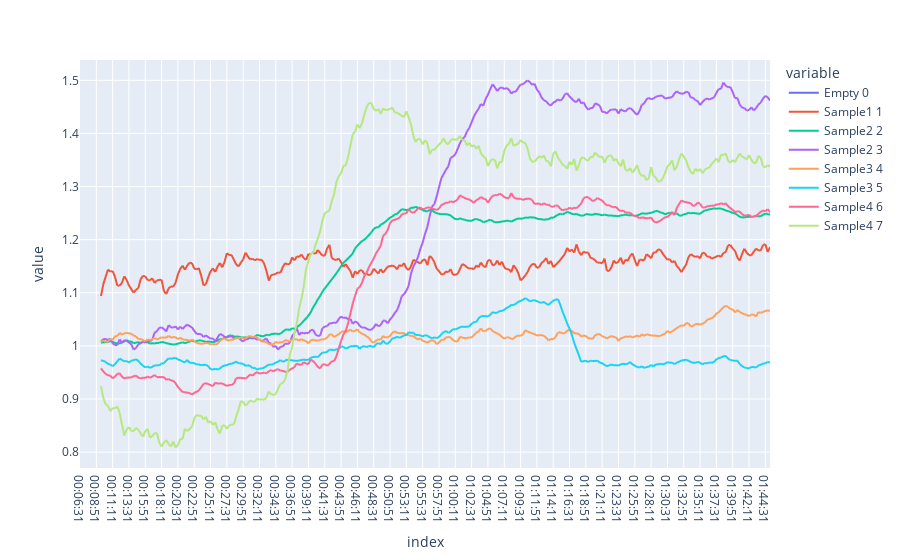

Notebook code for this chart:
### Code cell
import pandas as pd
import numpy as np
import json
import plotly.express as px


# load the json data of data.txt
with open('data.txt') as json_file:
    data = json.load(json_file)

# "labels" is the list of the labels of the data
labels = data['labels']

# make a list with each one of the datasets in the data
data_list = []
for i in data["datasets"][2:]:
    data_list.append(i["data"])

data_names = []
for i in data["datasets"][2:]:
    data_names.append(i["label"])



# create a dataframe with each one of the datasets
df = pd.DataFrame(data_list)
# transpose the dataframe
df = df.transpose()
# add the labels to the dataframe
df.index = labels
# add the names of the datasets to the dataframe
df.columns = data_names

# delete de initial 10 values
df = df.iloc[20:]
# divide each value of each column by its first value
df = df.div(df.iloc[0]*10)

# create a gaussian filter
df= df.rolling(window=10).sum()


# plot the data
fig = px.line(df, x=df.index, y=df.columns)
fig.show()

### Figure 1 — Plotly figure (JSON) as saved in the notebook; plotly's stock layout.template omitted (floating-point values rounded to 4 significant figures; data arrays with more than 128 entries replaced by an {"elided": "..."} marker saying what was removed)
{"data": [{"hovertemplate": "variable=Empty 0<br>index=%{x}<br>value=%{y}<extra></extra>", "legendgroup": "Empty 0", "line": {"color": "#636efa", "dash": "solid"}, "marker": {"symbol": "circle"}, "mode": "lines", "name": "Empty 0", "showlegend": true, "type": "scattergl", "x": {"elided": "297 str values"}, "xaxis": "x", "y": {"elided": "297 null values"}, "yaxis": "y"}, {"hovertemplate": "variable=Sample1 1<br>index=%{x}<br>value=%{y}<extra></extra>", "legendgroup": "Sample1 1", "line": {"color": "#EF553B", "dash": "solid"}, "marker": {"symbol": "circle"}, "mode": "lines", "name": "Sample1 1", "showlegend": true, "type": "scattergl", "x": {"elided": "297 str values"}, "xaxis": "x", "y": {"elided": "297 float values"}, "yaxis": "y"}, {"hovertemplate": "variable=Sample2 2<br>index=%{x}<br>value=%{y}<extra></extra>", "legendgroup": "Sample2 2", "line": {"color": "#00cc96", "dash": "solid"}, "marker": {"symbol": "circle"}, "mode": "lines", "name": "Sample2 2", "showlegend": true, "type": "scattergl", "x": {"elided": "297 str values"}, "xaxis": "x", "y": {"elided": "297 float values"}, "yaxis": "y"}, {"hovertemplate": "variable=Sample2 3<br>index=%{x}<br>value=%{y}<extra></extra>", "legendgroup": "Sample2 3", "line": {"color": "#ab63fa", "dash": "solid"}, "marker": {"symbol": "circle"}, "mode": "lines", "name": "Sample2 3", "showlegend": true, "type": "scattergl", "x": {"elided": "297 str values"}, "xaxis": "x", "y": {"elided": "297 float values"}, "yaxis": "y"}, {"hovertemplate": "variable=Sample3 4<br>index=%{x}<br>value=%{y}<extra></extra>", "legendgroup": "Sample3 4", "line": {"color": "#FFA15A", "dash": "solid"}, "marker": {"symbol": "circle"}, "mode": "lines", "name": "Sample3 4", "showlegend": true, "type": "scattergl", "x": {"elided": "297 str values"}, "xaxis": "x", "y": {"elided": "297 float values"}, "yaxis": "y"}, {"hovertemplate": "variable=Sample3 5<br>index=%{x}<br>value=%{y}<extra></extra>", "legendgroup": "Sample3 5", "line": {"color": "#19d3f3", "dash": "solid"}, "marker": {"symbol": "circle"}, "mode": "lines", "name": "Sample3 5", "showlegend": true, "type": "scattergl", "x": {"elided": "297 str values"}, "xaxis": "x", "y": {"elided": "297 float values"}, "yaxis": "y"}, {"hovertemplate": "variable=Sample4 6<br>index=%{x}<br>value=%{y}<extra></extra>", "legendgroup": "Sample4 6", "line": {"color": "#FF6692", "dash": "solid"}, "marker": {"symbol": "circle"}, "mode": "lines", "name": "Sample4 6", "showlegend": true, "type": "scattergl", "x": {"elided": "297 str values"}, "xaxis": "x", "y": {"elided": "297 float values"}, "yaxis": "y"}, {"hovertemplate": "variable=Sample4 7<br>index=%{x}<br>value=%{y}<extra></extra>", "legendgroup": "Sample4 7", "line": {"color": "#B6E880", "dash": "solid"}, "marker": {"symbol": "circle"}, "mode": "lines", "name": "Sample4 7", "showlegend": true, "type": "scattergl", "x": {"elided": "297 str values"}, "xaxis": "x", "y": {"elided": "297 float values"}, "yaxis": "y"}], "layout": {"legend": {"title": {"text": "variable"}, "tracegroupgap": 0}, "margin": {"t": 60}, "xaxis": {"anchor": "y", "domain": [0, 1], "title": {"text": "index"}}, "yaxis": {"anchor": "x", "domain": [0, 1], "title": {"text": "value"}}}}
